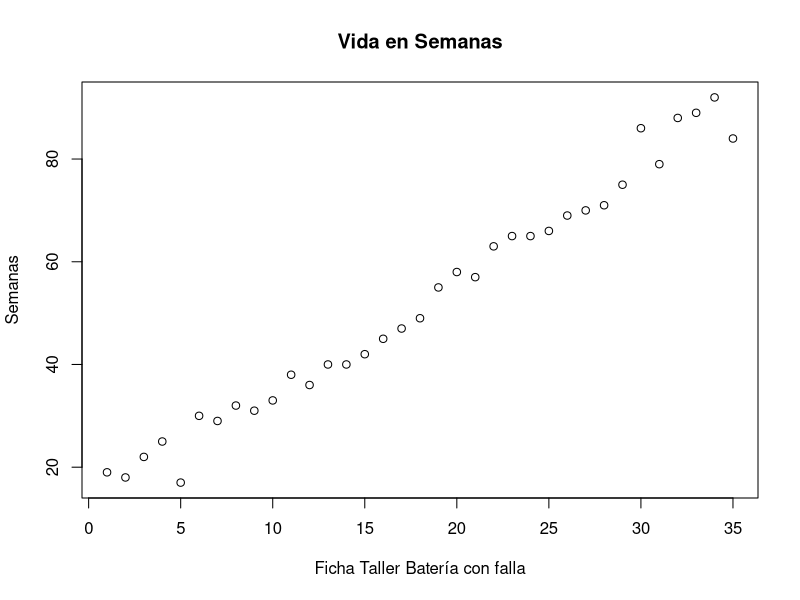
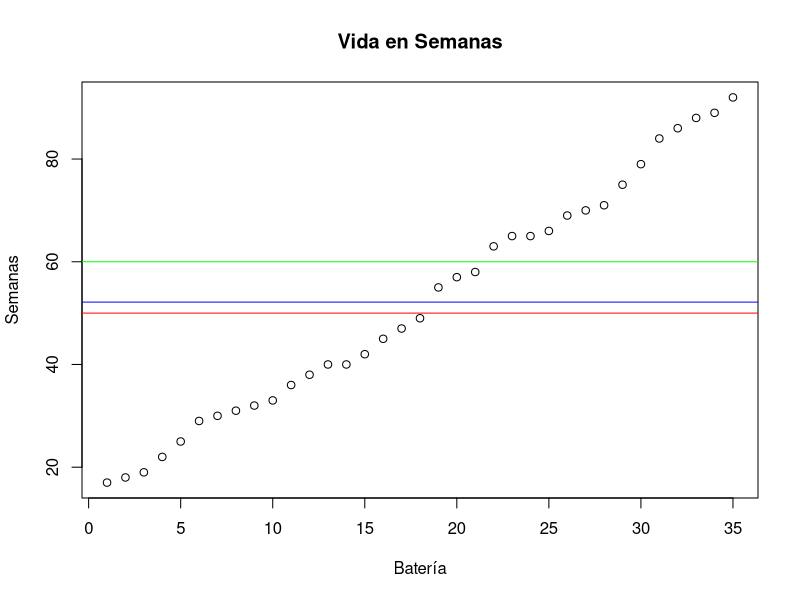
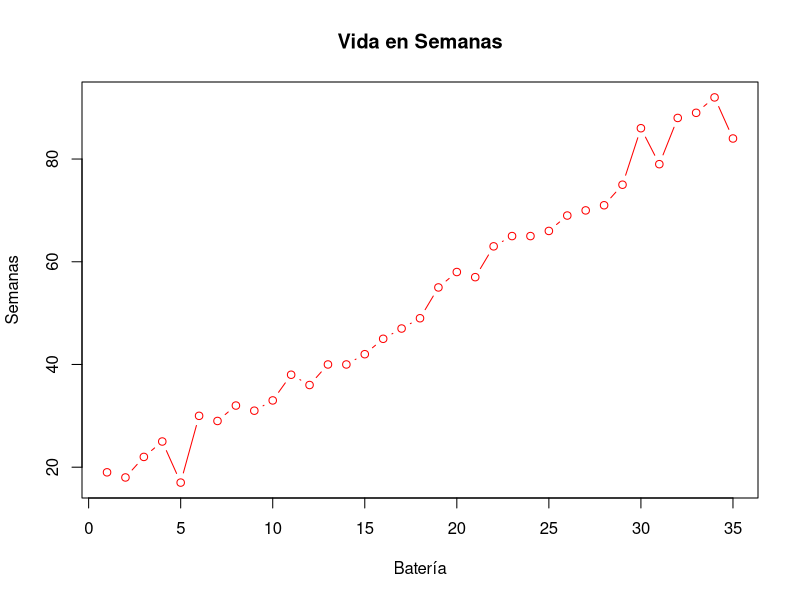
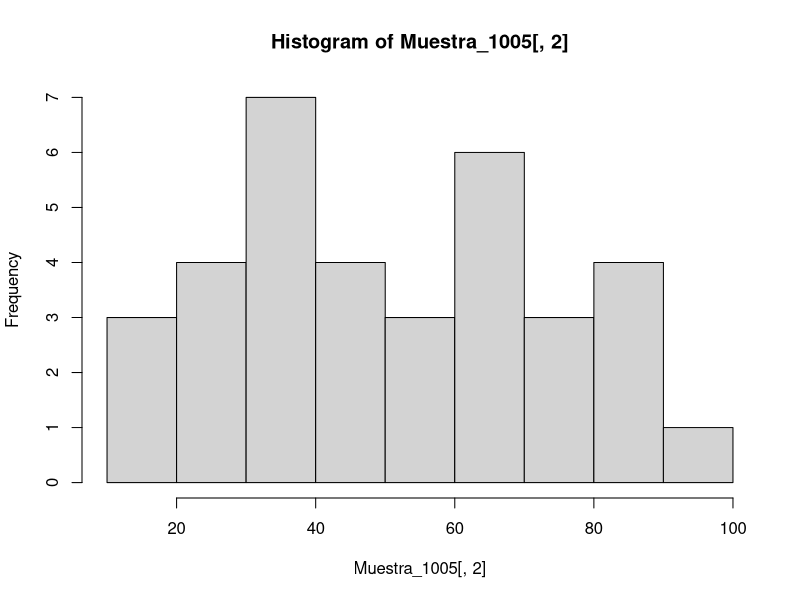
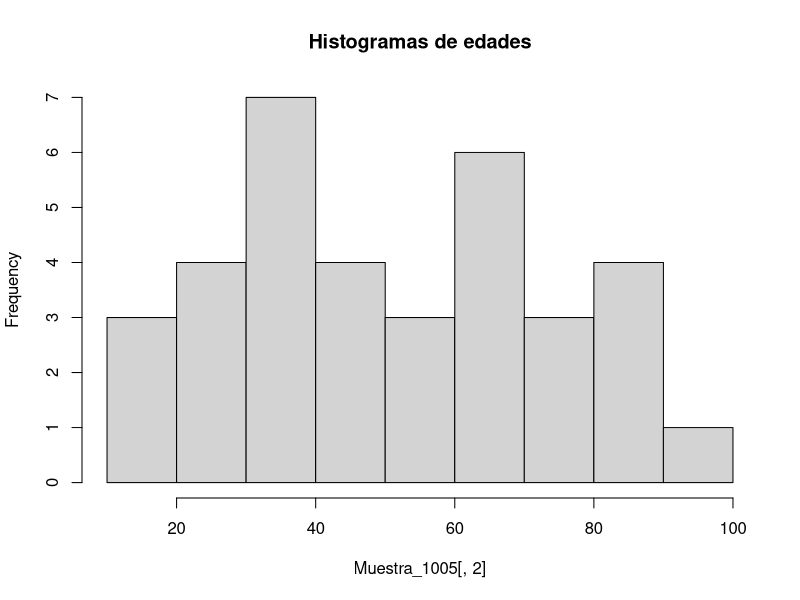
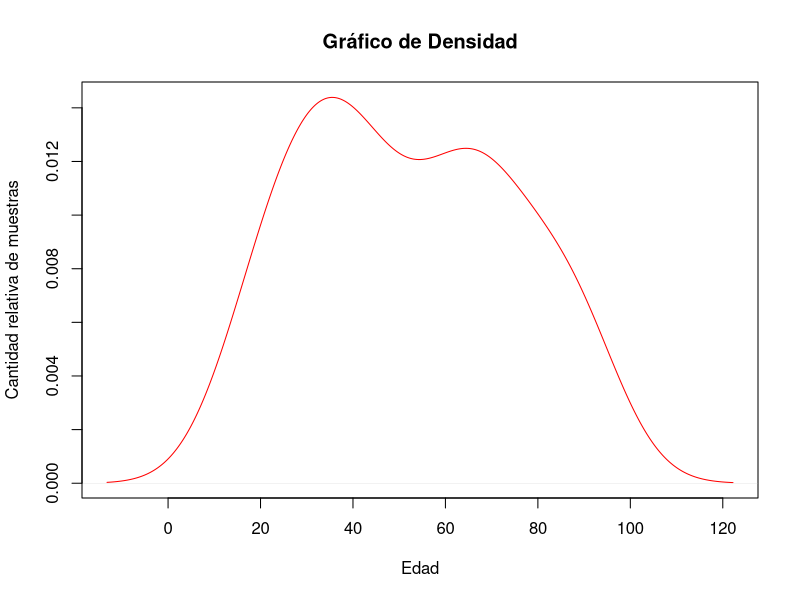
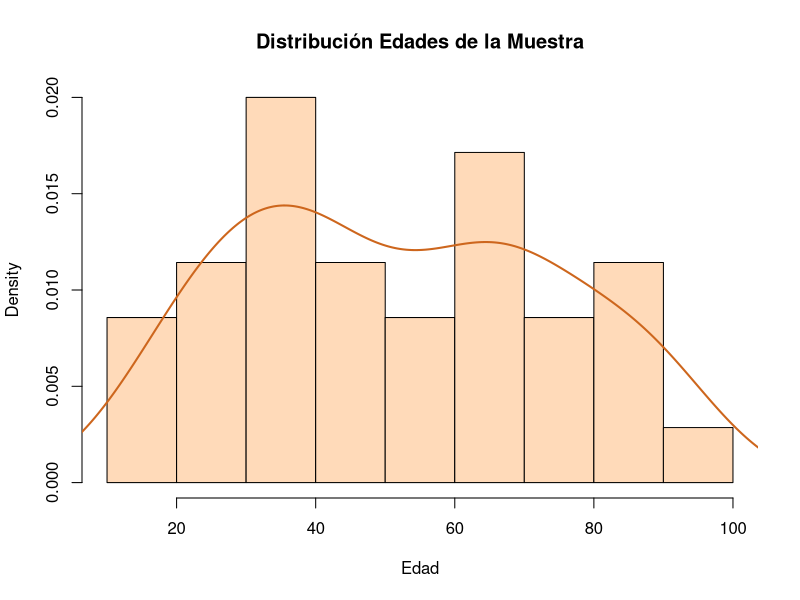

Write the R code that produced these figures, in order.
## ---- chunk 1
knitr::opts_chunk$set(echo = TRUE)
## ---- chunk 2
datos_1005 <- c(1, 19 , 0,
2 , 18 , 0,
3 , 22 , 0,
4 ,25 ,0,
5 , 17 , 0,
6 , 30 , 0,
7 , 29 , 0,
8 ,32 , 0,
9 ,31 , 0,
10, 33 , 0,
11, 38 , 1,
12, 36 , 0,
13, 40 , 1,
14, 40 , 0,
15, 42 , 1,
16, 45 , 0,
17, 47 , 1,
18, 49 , 0,
19, 55 , 0,
20, 58 , 1,
21, 57 , 1,
22, 63 , 1,
23, 65 , 1,
24, 65 , 1,
25, 66 , 1,
26, 69 , 1,
27, 70 , 1,
28, 71 , 1,
29, 75 , 1,
30, 86 , 1,
31, 79 , 1,
32, 88 , 1,
33, 89 , 0,
34, 92 , 1,
35, 84 , 1)
Muestra_1005 <- matrix(datos_1005, ncol = 3, byrow = TRUE)
head(Muestra_1005)
tail(Muestra_1005)

## ---- chunk 3
plot ((Muestra_1005[ ,2]), main= "Vida en Semanas",xlab="Ficha Taller Batería con falla", ylab= "Semanas")

## ---- chunk 4
vida_media_muestra <- mean(Muestra_1005[,2])
vida_media_muestra


## ---- chunk 5
plot (sort(Muestra_1005[ ,2]), main= "Vida en Semanas",xlab="Batería", ylab= "Semanas")
abline(h=vida_media_muestra,col="blue")
abline(h=50,col="red")
abline(h=60,col="green")
## ---- chunk 6
plot (Muestra_1005[ ,2], main= "Vida en Semanas",xlab="Batería", ylab= "Semanas",type="b",col="red")
## ---- chunk 7
hist(Muestra_1005[,2],breaks = 10)

## ---- chunk 8
hist(Muestra_1005[ ,2],breaks = 10, main = "Histogramas de edades")
## ---- chunk 9
density(Muestra_1005[ ,2])
## ---- chunk 10
plot(density(Muestra_1005[ ,2]), main = "Gráfico de Densidad", ylab="Cantidad relativa de muestras",xlab="Edad",col ="red")
## ---- chunk 11
hist(Muestra_1005[ ,2], # histogram
    breaks = 10,
     col="peachpuff", # column color
 border="black",
 prob = TRUE, # show densities instead of frequencies
 xlab = "Edad",
 main = "Distribución Edades de la Muestra")
lines(density(Muestra_1005[ ,2]), # density plot
 lwd = 2, # thickness of line
 col = "chocolate3")

## ---- chunk 12
var(Muestra_1005[ ,2])
## ---- chunk 13
var_muestra <- var(Muestra_1005 [ ,2])
var_muestra
n <- length(Muestra_1005[ ,2])
n
n_over_n_1 <- n/(n-1)
n_over_n_1

## ---- chunk 14
var_poblacion <- var(Muestra_1005[ ,2]) / n
var_poblacion
## ---- chunk 15
dsm <- sd({Muestra_1005[ ,2]})
dsm
## ---- chunk 16
dsp <- sqrt(var_poblacion)
dsp
## ---- chunk 17
sprintf("Varianza muestral =%s, Varianza poblacional = %s", var_muestra, var_poblacion )
## ---- chunk 18
dspp_1005 <- dsp/n
dspp_1005
